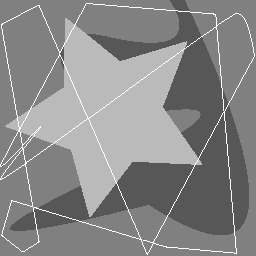
%> input picture Q16.tif, 256 x 256 px
$ octave Notch_filter_periodic_noise.m   (GNU Octave 9; MATLAB toolbox functions it lacks are replaced by stand-ins)
%> lines starting %> are read from the running program, lines starting %| are printed output that depends on the picture; in (x1, y1, x2, y2) boxes, pixels count from 0 and x2, y2 are one past the last pixel; in counts of white or black regions, pixels touching at a corner belong together; the program's own positions count from 1
close all;
clear all;
clc;

%% 4)

X = imread('Q16.tif');
%> X is the input picture: size 256x256 uint8; min 87, max 255, mean 135.8
figure(1);
imshow(X);
title('Input image');

[x_size, y_size] = size(X);
%> x_size = 256; y_size = 256
A = 5; f1 = 100; f2 = 200;

my_noise = A*cos(2*pi*f1*x_size)*cos(2*pi*f2*y_size)
%> my_noise = 5
Y = imfilter(X, my_noise);
%> Y: size 256x256 uint8; every value is 255
figure(2);
imshow(Y);
title('Noisy image');

Y_DFT = fftshift(fft2(Y));
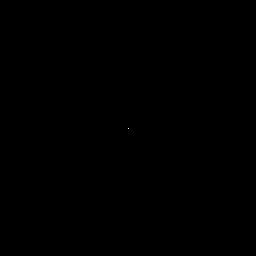
%> Y_DFT: size 256x256 double; values 0 (black) and 16711680 (white), 0% white in thin lines or dots, all inside (x1, y1, x2, y2) = (128, 128, 129, 129)
figure(3);
imagesc(Y_DFT);
title('Input image DFT');
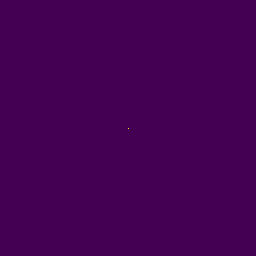
%> displayed picture: size 256x256x3, on the screen's scale of 0 to 255; mean R, G, B 68, 1, 84

my_filter = 4;
fili = imfilter(Y, my_filter);
figure(4);
imshow(fili);
title('Filtered image');

fili_DFT = abs(fftshift(fft2(fili)));
figure(5);
imagesc(fili_DFT);
title('Filtered image |DFT|');

$ run again, with Q14.tif copied over Q16.tif
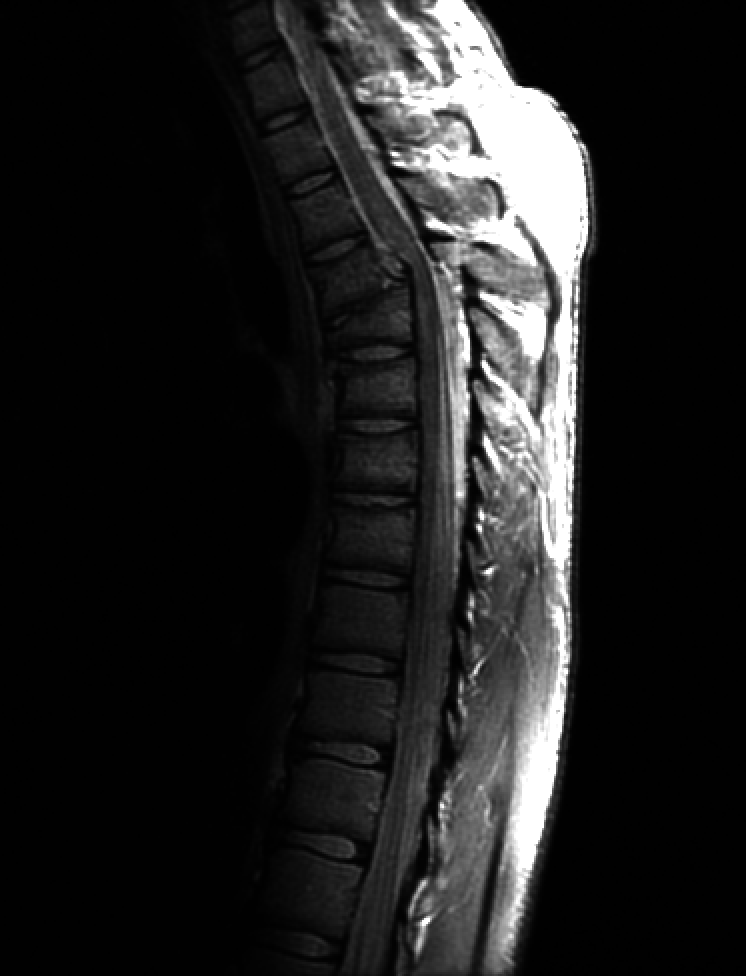
%> input picture Q14.tif, 746 x 976 px
%> X is the input picture: size 976x746 uint8; min 0, max 255, mean 32.6
%> `Y = imfilter(X, my_noise);`:
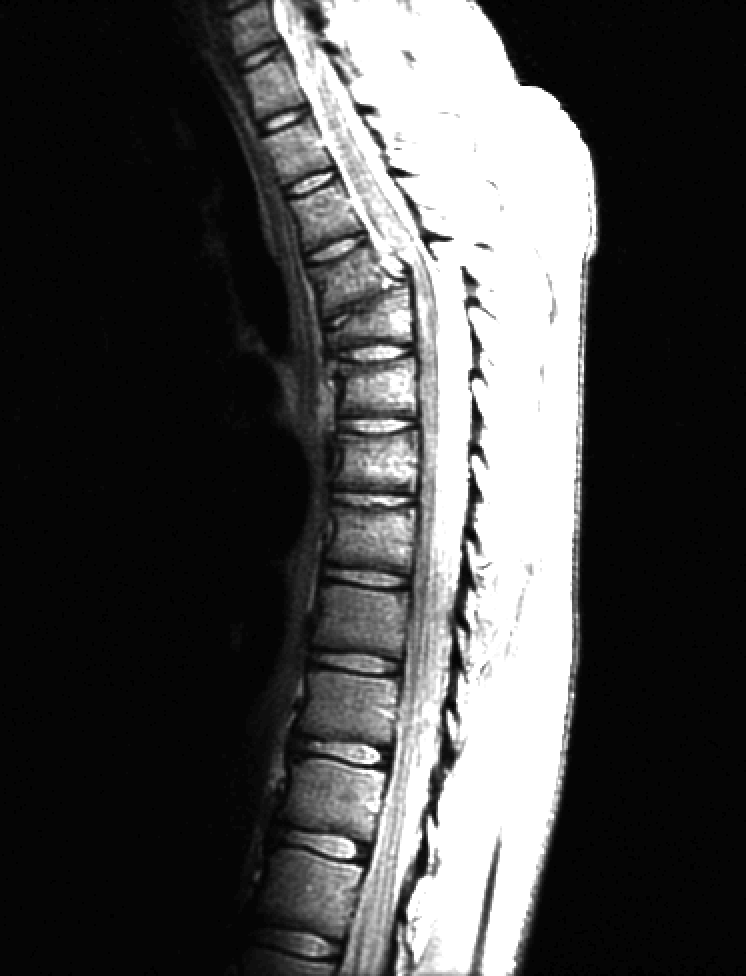
%> Y: size 976x746 uint8; min 0, max 255, mean 72.6
%> `fili = imfilter(Y, my_filter);`:
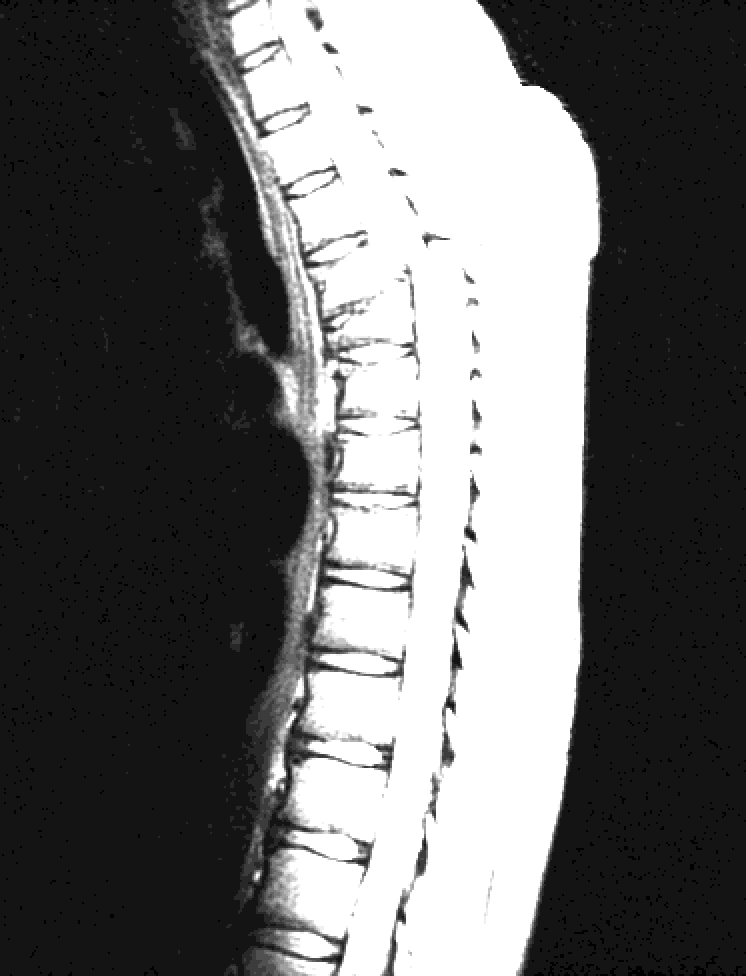
%> fili: size 976x746 uint8; min 0, max 255, mean 105.8
